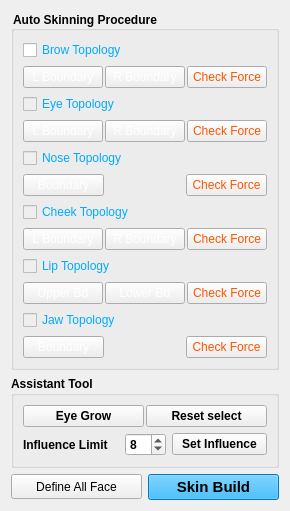
      <widget class="QWidget" name="child2">
       <attribute name="title">
        <string>Facial Auto Skinning</string>
       </attribute>
       <layout class="QVBoxLayout" name="verticalLayout_13">
        <item>
         <widget class="QGroupBox" name="groupBox">
          <property name="sizePolicy">
           <sizepolicy hsizetype="Expanding" vsizetype="Expanding">
            <horstretch>0</horstretch>
            <verstretch>0</verstretch>
           </sizepolicy>
          </property>
          <property name="font">
           <font>
            <weight>75</weight>
            <bold>true</bold>
           </font>
          </property>
          <property name="styleSheet">
           <string notr="true">selection-background-color: rgb(255, 85, 0);</string>
          </property>
          <property name="title">
           <string>Auto Skinning Procedure</string>
          </property>
          <layout class="QVBoxLayout" name="verticalLayout_8">
           <item>
            <layout class="QVBoxLayout" name="verticalLayout_5">
             <item>
              <widget class="QCheckBox" name="BrowTopolCheckBox">
               <property name="styleSheet">
                <string notr="true">color: rgb(0, 170, 255);</string>
               </property>
               <property name="text">
                <string>Brow Topology</string>
               </property>
              </widget>
             </item>
             <item>
              <layout class="QHBoxLayout" name="horizontalLayout_12">
               <property name="spacing">
                <number>2</number>
               </property>
               <item>
                <widget class="QPushButton" name="BrowTopolLBtn">
                 <property name="sizePolicy">
                  <sizepolicy hsizetype="MinimumExpanding" vsizetype="Fixed">
                   <horstretch>0</horstretch>
                   <verstretch>0</verstretch>
                  </sizepolicy>
                 </property>
                 <property name="contextMenuPolicy">
                  <enum>Qt::ActionsContextMenu</enum>
                 </property>
                 <property name="styleSheet">
                  <string notr="true">color: rgb(255, 255, 255);</string>
                 </property>
                 <property name="text">
                  <string>L Boundary</string>
                 </property>
                </widget>
               </item>
               <item>
                <widget class="QPushButton" name="BrowTopolRBtn">
                 <property name="sizePolicy">
                  <sizepolicy hsizetype="MinimumExpanding" vsizetype="Fixed">
                   <horstretch>0</horstretch>
                   <verstretch>0</verstretch>
                  </sizepolicy>
                 </property>
                 <property name="styleSheet">
                  <string notr="true">color: rgb(255, 255, 255);</string>
                 </property>
                 <property name="text">
                  <string>R Boundary</string>
                 </property>
                </widget>
               </item>
               <item>
                <widget class="QPushButton" name="BrowLockCheckBtn">
                 <property name="sizePolicy">
                  <sizepolicy hsizetype="MinimumExpanding" vsizetype="Fixed">
                   <horstretch>0</horstretch>
                   <verstretch>0</verstretch>
                  </sizepolicy>
                 </property>
                 <property name="styleSheet">
                  <string notr="true">color: rgb(255, 85, 0);</string>
                 </property>
                 <property name="text">
                  <string>Check Force</string>
                 </property>
                </widget>
               </item>
              </layout>
             </item>
            </layout>
           </item>
           <item>
            <layout class="QVBoxLayout" name="verticalLayout_6">
             <item>
              <widget class="QCheckBox" name="EyeTopolCheckBox">
               <property name="enabled">
                <bool>false</bool>
               </property>
               <property name="styleSheet">
                <string notr="true">color: rgb(0, 170, 255);</string>
               </property>
               <property name="text">
                <string>Eye Topology</string>
               </property>
              </widget>
             </item>
             <item>
              <layout class="QHBoxLayout" name="horizontalLayout_13">
               <property name="spacing">
                <number>2</number>
               </property>
               <item>
                <widget class="QPushButton" name="EyeTopolLBtn">
                 <property name="sizePolicy">
                  <sizepolicy hsizetype="MinimumExpanding" vsizetype="Fixed">
                   <horstretch>0</horstretch>
                   <verstretch>0</verstretch>
                  </sizepolicy>
                 </property>
                 <property name="styleSheet">
                  <string notr="true">color: rgb(255, 255, 255);</string>
                 </property>
                 <property name="text">
                  <string>L Boundary</string>
                 </property>
                </widget>
               </item>
               <item>
                <widget class="QPushButton" name="EyeTopolRBtn">
                 <property name="sizePolicy">
                  <sizepolicy hsizetype="MinimumExpanding" vsizetype="Fixed">
                   <horstretch>0</horstretch>
                   <verstretch>0</verstretch>
                  </sizepolicy>
                 </property>
                 <property name="styleSheet">
                  <string notr="true">color: rgb(255, 255, 255);</string>
                 </property>
                 <property name="text">
                  <string>R Boundary</string>
                 </property>
                </widget>
               </item>
               <item>
                <widget class="QPushButton" name="EyeLockCheckBtn">
                 <property name="sizePolicy">
                  <sizepolicy hsizetype="MinimumExpanding" vsizetype="Fixed">
                   <horstretch>0</horstretch>
                   <verstretch>0</verstretch>
                  </sizepolicy>
                 </property>
                 <property name="styleSheet">
                  <string notr="true">color: rgb(255, 85, 0);</string>
                 </property>
                 <property name="text">
                  <string>Check Force</string>
                 </property>
                </widget>
               </item>
              </layout>
             </item>
            </layout>
           </item>
           <item>
            <layout class="QVBoxLayout" name="verticalLayout_7">
             <item>
              <widget class="QCheckBox" name="NoseTopolCheckBox">
               <property name="enabled">
                <bool>false</bool>
               </property>
               <property name="styleSheet">
                <string notr="true">color: rgb(0, 170, 255);</string>
               </property>
               <property name="text">
                <string>Nose Topology</string>
               </property>
              </widget>
             </item>
             <item>
              <layout class="QHBoxLayout" name="horizontalLayout_14">
               <property name="spacing">
                <number>2</number>
               </property>
               <item>
                <widget class="QPushButton" name="NoseTopolBtn">
                 <property name="sizePolicy">
                  <sizepolicy hsizetype="MinimumExpanding" vsizetype="Fixed">
                   <horstretch>0</horstretch>
                   <verstretch>0</verstretch>
                  </sizepolicy>
                 </property>
                 <property name="styleSheet">
                  <string notr="true">color: rgb(255, 255, 255);</string>
                 </property>
                 <property name="text">
                  <string>Boundary</string>
                 </property>
                </widget>
               </item>
               <item>
                <spacer name="horizontalSpacer_2">
                 <property name="orientation">
                  <enum>Qt::Horizontal</enum>
                 </property>
                 <property name="sizeType">
                  <enum>QSizePolicy::MinimumExpanding</enum>
                 </property>
                 <property name="sizeHint" stdset="0">
                  <size>
                   <width>40</width>
                   <height>20</height>
                  </size>
                 </property>
                </spacer>
               </item>
               <item>
                <widget class="QPushButton" name="NoseLockCheckBtn">
                 <property name="sizePolicy">
                  <sizepolicy hsizetype="MinimumExpanding" vsizetype="Fixed">
                   <horstretch>0</horstretch>
                   <verstretch>0</verstretch>
                  </sizepolicy>
                 </property>
                 <property name="styleSheet">
                  <string notr="true">color: rgb(255, 85, 0);</string>
                 </property>
                 <property name="text">
                  <string>Check Force</string>
                 </property>
                </widget>
               </item>
              </layout>
             </item>
            </layout>
           </item>
           <item>
            <layout class="QVBoxLayout" name="verticalLayout_9">
             <item>
              <widget class="QCheckBox" name="CheekTopolCheckBox">
               <property name="enabled">
                <bool>false</bool>
               </property>
               <property name="styleSheet">
                <string notr="true">color: rgb(0, 170, 255);</string>
               </property>
               <property name="text">
                <string>Cheek Topology</string>
               </property>
              </widget>
             </item>
             <item>
              <layout class="QHBoxLayout" name="horizontalLayout_16">
               <property name="spacing">
                <number>2</number>
               </property>
               <item>
                <widget class="QPushButton" name="CheekTopolLBtn">
                 <property name="sizePolicy">
                  <sizepolicy hsizetype="MinimumExpanding" vsizetype="Fixed">
                   <horstretch>0</horstretch>
                   <verstretch>0</verstretch>
                  </sizepolicy>
                 </property>
                 <property name="styleSheet">
                  <string notr="true">color: rgb(255, 255, 255);</string>
                 </property>
                 <property name="text">
                  <string>L Boundary</string>
                 </property>
                </widget>
               </item>
               <item>
                <widget class="QPushButton" name="CheekTopolRBtn">
                 <property name="sizePolicy">
                  <sizepolicy hsizetype="MinimumExpanding" vsizetype="Fixed">
                   <horstretch>0</horstretch>
                   <verstretch>0</verstretch>
                  </sizepolicy>
                 </property>
                 <property name="styleSheet">
                  <string notr="true">color: rgb(255, 255, 255);</string>
                 </property>
                 <property name="text">
                  <string>R Boundary</string>
                 </property>
                </widget>
               </item>
               <item>
                <widget class="QPushButton" name="CheekLockCheckBtn">
                 <property name="sizePolicy">
                  <sizepolicy hsizetype="MinimumExpanding" vsizetype="Fixed">
                   <horstretch>0</horstretch>
                   <verstretch>0</verstretch>
                  </sizepolicy>
                 </property>
                 <property name="styleSheet">
                  <string notr="true">color: rgb(255, 85, 0);</string>
                 </property>
                 <property name="text">
                  <string>Check Force</string>
                 </property>
                </widget>
               </item>
              </layout>
             </item>
            </layout>
           </item>
           <item>
            <layout class="QVBoxLayout" name="verticalLayout_10">
             <item>
              <widget class="QCheckBox" name="LipTopolCheckBox">
               <property name="enabled">
                <bool>false</bool>
               </property>
               <property name="styleSheet">
                <string notr="true">color: rgb(0, 170, 255);</string>
               </property>
               <property name="text">
                <string>Lip Topology</string>
               </property>
              </widget>
             </item>
             <item>
              <layout class="QHBoxLayout" name="horizontalLayout_17">
               <property name="spacing">
                <number>2</number>
               </property>
               <item>
                <widget class="QPushButton" name="LipTopolUpBtn">
                 <property name="sizePolicy">
                  <sizepolicy hsizetype="MinimumExpanding" vsizetype="Fixed">
                   <horstretch>0</horstretch>
                   <verstretch>0</verstretch>
                  </sizepolicy>
                 </property>
                 <property name="styleSheet">
                  <string notr="true">color: rgb(255, 255, 255);</string>
                 </property>
                 <property name="text">
                  <string>Upper Bd</string>
                 </property>
                </widget>
               </item>
               <item>
                <widget class="QPushButton" name="LipTopolDownBtn">
                 <property name="sizePolicy">
                  <sizepolicy hsizetype="MinimumExpanding" vsizetype="Fixed">
                   <horstretch>0</horstretch>
                   <verstretch>0</verstretch>
                  </sizepolicy>
                 </property>
                 <property name="styleSheet">
                  <string notr="true">color: rgb(255, 255, 255);</string>
                 </property>
                 <property name="text">
                  <string>Lower Bd</string>
                 </property>
                </widget>
               </item>
               <item>
                <widget class="QPushButton" name="LipLockCheckBtn">
                 <property name="sizePolicy">
                  <sizepolicy hsizetype="MinimumExpanding" vsizetype="Fixed">
                   <horstretch>0</horstretch>
                   <verstretch>0</verstretch>
                  </sizepolicy>
                 </property>
                 <property name="styleSheet">
                  <string notr="true">color: rgb(255, 85, 0);</string>
                 </property>
                 <property name="text">
                  <string>Check Force</string>
                 </property>
                </widget>
               </item>
              </layout>
             </item>
            </layout>
           </item>
           <item>
            <layout class="QVBoxLayout" name="verticalLayout_11">
             <item>
              <widget class="QCheckBox" name="JawTopolCheckBox">
               <property name="enabled">
                <bool>false</bool>
               </property>
               <property name="styleSheet">
                <string notr="true">color: rgb(0, 170, 255);</string>
               </property>
               <property name="text">
                <string>Jaw Topology</string>
               </property>
              </widget>
             </item>
             <item>
              <layout class="QHBoxLayout" name="horizontalLayout_18">
               <property name="spacing">
                <number>2</number>
               </property>
               <item>
                <widget class="QPushButton" name="JawTopolBtn">
                 <property name="sizePolicy">
                  <sizepolicy hsizetype="MinimumExpanding" vsizetype="Fixed">
                   <horstretch>0</horstretch>
                   <verstretch>0</verstretch>
                  </sizepolicy>
                 </property>
                 <property name="styleSheet">
                  <string notr="true">color: rgb(255, 255, 255);</string>
                 </property>
                 <property name="text">
                  <string>Boundary</string>
                 </property>
                </widget>
               </item>
               <item>
                <spacer name="horizontalSpacer_3">
                 <property name="orientation">
                  <enum>Qt::Horizontal</enum>
                 </property>
                 <property name="sizeType">
                  <enum>QSizePolicy::MinimumExpanding</enum>
                 </property>
                 <property name="sizeHint" stdset="0">
                  <size>
                   <width>40</width>
                   <height>20</height>
                  </size>
                 </property>
                </spacer>
               </item>
               <item>
                <widget class="QPushButton" name="JawLockCheckBtn">
                 <property name="sizePolicy">
                  <sizepolicy hsizetype="MinimumExpanding" vsizetype="Fixed">
                   <horstretch>0</horstretch>
                   <verstretch>0</verstretch>
                  </sizepolicy>
                 </property>
                 <property name="styleSheet">
                  <string notr="true">color: rgb(255, 85, 0);</string>
                 </property>
                 <property name="text">
                  <string>Check Force</string>
                 </property>
                </widget>
               </item>
              </layout>
             </item>
            </layout>
           </item>
          </layout>
          <zorder></zorder>
          <zorder></zorder>
         </widget>
        </item>
        <item>
         <widget class="QGroupBox" name="groupBox_2">
          <property name="font">
           <font>
            <weight>75</weight>
            <bold>true</bold>
           </font>
          </property>
          <property name="title">
           <string>Assistant Tool</string>
          </property>
          <layout class="QVBoxLayout" name="verticalLayout_12">
           <item>
            <layout class="QHBoxLayout" name="horizontalLayout_19">
             <property name="spacing">
              <number>2</number>
             </property>
             <item>
              <widget class="QPushButton" name="EyeGrowBtn">
               <property name="sizePolicy">
                <sizepolicy hsizetype="MinimumExpanding" vsizetype="Fixed">
                 <horstretch>0</horstretch>
                 <verstretch>0</verstretch>
                </sizepolicy>
               </property>
               <property name="text">
                <string>Eye Grow</string>
               </property>
              </widget>
             </item>
             <item>
              <widget class="QPushButton" name="EyeResetGrowBtn">
               <property name="sizePolicy">
                <sizepolicy hsizetype="MinimumExpanding" vsizetype="Fixed">
                 <horstretch>0</horstretch>
                 <verstretch>0</verstretch>
                </sizepolicy>
               </property>
               <property name="text">
                <string>Reset select</string>
               </property>
              </widget>
             </item>
            </layout>
           </item>
           <item>
            <layout class="QHBoxLayout" name="horizontalLayout_24">
             <item>
              <widget class="QLabel" name="min_value_text">
               <property name="sizePolicy">
                <sizepolicy hsizetype="MinimumExpanding" vsizetype="Preferred">
                 <horstretch>0</horstretch>
                 <verstretch>0</verstretch>
                </sizepolicy>
               </property>
               <property name="text">
                <string>Influence Limit</string>
               </property>
              </widget>
             </item>
             <item>
              <widget class="QSpinBox" name="min_value_edit">
               <property name="minimum">
                <number>3</number>
               </property>
               <property name="value">
                <number>8</number>
               </property>
              </widget>
             </item>
             <item>
              <widget class="QPushButton" name="set_min_Btn">
               <property name="sizePolicy">
                <sizepolicy hsizetype="MinimumExpanding" vsizetype="Fixed">
                 <horstretch>0</horstretch>
                 <verstretch>0</verstretch>
                </sizepolicy>
               </property>
               <property name="text">
                <string>Set Influence</string>
               </property>
              </widget>
             </item>
            </layout>
           </item>
          </layout>
         </widget>
        </item>
        <item>
         <layout class="QHBoxLayout" name="horizontalLayout_25">
          <item>
           <widget class="QPushButton" name="TopolDefineBtn_02">
            <property name="sizePolicy">
             <sizepolicy hsizetype="Minimum" vsizetype="Fixed">
              <horstretch>0</horstretch>
              <verstretch>0</verstretch>
             </sizepolicy>
            </property>
            <property name="minimumSize">
             <size>
              <width>0</width>
              <height>25</height>
             </size>
            </property>
            <property name="text">
             <string>Define All Face</string>
            </property>
           </widget>
          </item>
          <item>
           <widget class="QPushButton" name="SkinBuildBtn">
            <property name="font">
             <font>
              <pointsize>11</pointsize>
              <weight>75</weight>
              <italic>false</italic>
              <bold>true</bold>
              <underline>false</underline>
              <kerning>true</kerning>
             </font>
            </property>
            <property name="styleSheet">
             <string notr="true">background-color: rgb(0, 170, 255);</string>
            </property>
            <property name="text">
             <string>Skin Build</string>
            </property>
           </widget>
          </item>
         </layout>
        </item>
       </layout>
      </widget>
